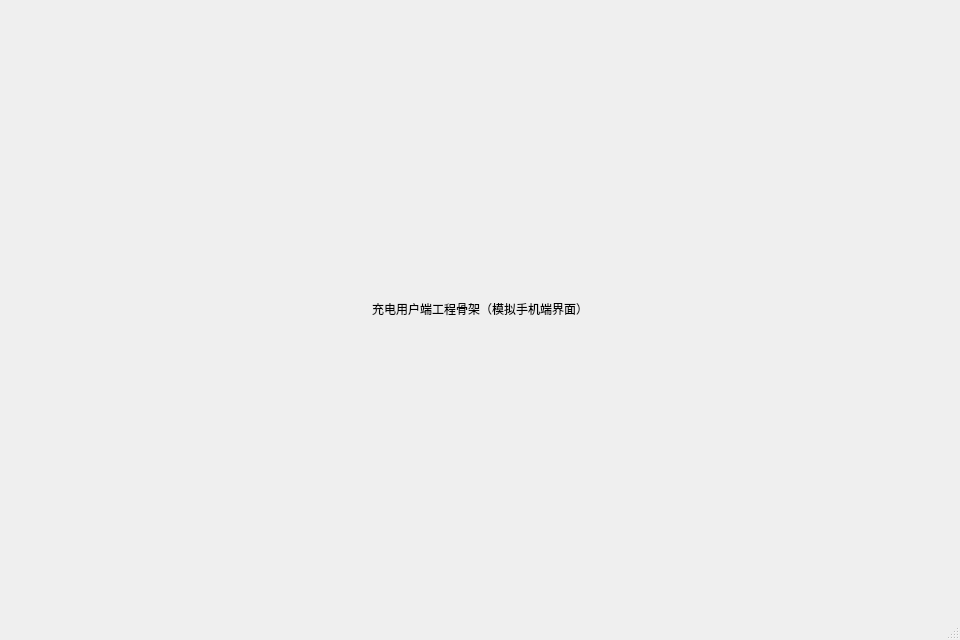
<?xml version="1.0" encoding="UTF-8"?>
<ui version="4.0">
 <class>MainWindow</class>
 <widget class="QMainWindow" name="MainWindow">
  <property name="geometry">
   <rect><x>0</x><y>0</y><width>960</width><height>640</height></rect>
  </property>
  <property name="windowTitle">
   <string>充电用户端</string>
  </property>
  <widget class="QWidget" name="centralwidget">
   <layout class="QVBoxLayout" name="verticalLayout">
    <item>
     <widget class="QLabel" name="placeholderLabel">
      <property name="text">
       <string>充电用户端工程骨架（模拟手机端界面）</string>
      </property>
      <property name="alignment">
       <set>Qt::AlignCenter</set>
      </property>
     </widget>
    </item>
   </layout>
  </widget>
  <widget class="QStatusBar" name="statusbar"/>
 </widget>
 <resources/>
 <connections/>
</ui>
